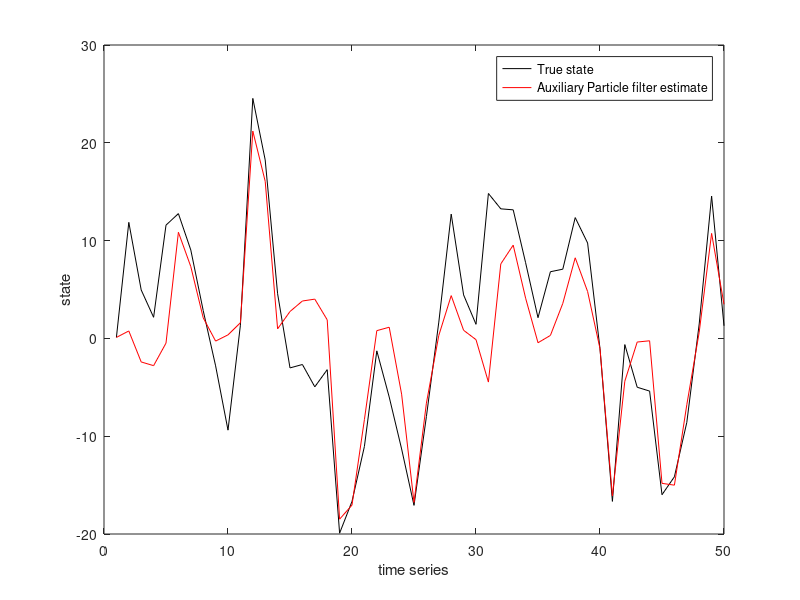

Write MATLAB code to recreate this figure.
%Auxiliary Particle Filter; 
close all; 
R = 1; % measurement noise variance (ft^2) 
Q = 10; % process noise covariance 
P = 1; % initial estimation error covariance 
 
x = .1; % initial state 
xhat = x; % initial state estimate 
 
N = 500; % number of particles   
 
% Initialize the particle filter. 
for i = 1 : N 
    xhatplusAux(i)=x + sqrt(P) * randn; 
    % auxiliary particle filter 
end 
 
tf = 50; % simulation length (seconds) 
 
xArray = x; 
yArray = [x^2/20+sqrt(P)*randn]; 
xhatAuxArray = xhat; 
 
for k = 2:tf 
        x = .5*x+25*x/(1+x^2)+8*cos(1.2*(k-1))+sqrt(Q)*randn; 
        y = x^2/20+sqrt(R)*randn; 
 
    for i = 1 : N 
        % auxiliary particle filter 
        xhatminusAux(i) = 0.5*xhatplusAux(i)+25*xhatplusAux(i)/(1+xhatplusAux(i)^2)+8*cos(1.2*(k-1))+sqrt(Q)*randn; 
        yhatAux = xhatminusAux(i)^2/20; 
        vhatAux(i) = y - yhatAux; 
    end 
    % Note that we need to scale all of the q(i) probabilities in a way 
    % that does not change their relative magnitudes. 
    % Otherwise all of the q(i) elements will be zero because of the 
    % large value of the exponential. 
     
      % auxiliary particle filter 
    vhatscaleAux = max(abs(vhatAux))/4 ; 
    qsumAux = 0; 
    for i = 1 : N 
        qAux(i) = exp(-(vhatAux(i)/vhatscaleAux)^2); 
        qsumAux = qsumAux + qAux(i); 
    end 
    % Regularize the probabilities - this is conceptually identical to the 
    % auxiliary particle filter - increase low probabilities and decrease 
    % high probabilities. 
    % Large k means low regularization (k = infinity is identical to the 
    % standard particle filter). Small k means high regularization (k = 1 
    % means that all probabilities are equal).  
    kAux = 100;  
    qAux = ((kAux - 1) * qAux + mean(qAux)) / kAux; 
    % Normalize the likelihood of each a priori estimate. 
    for i = 1 : N 
        qAux(i) = qAux(i) / qsumAux; 
    end 
    
    % Resample the auxiliary particle filter 
    for i = 1 : N 
        u = rand; % uniform random number between 0 and 1 
        qtempsum = 0; 
        for j = 1 : N 
            qtempsum = qtempsum + qAux(j); 
            if qtempsum >= u 
                xhatplusAux(i) = xhatminusAux(j); 
                break; 
            end 
        end 
    end 
    % The auxiliary particle filter estimate is the mean of the particles. 
    xhatAux = mean(xhatplusAux); 
    % Save data for plotting. 
    xArray = [xArray x]; 
    xhatAuxArray = [xhatAuxArray xhatAux]; 
end 
xhatAUX_RMS = sqrt((norm(xArray - xhatAuxArray))^2 / tf) 
figure(3);plot(xArray,'k-');hold on; plot(xhatAuxArray,'r-'); 
xlabel('time series'); ylabel('state');  
legend('True state', 'Auxiliary Particle filter estimate');  